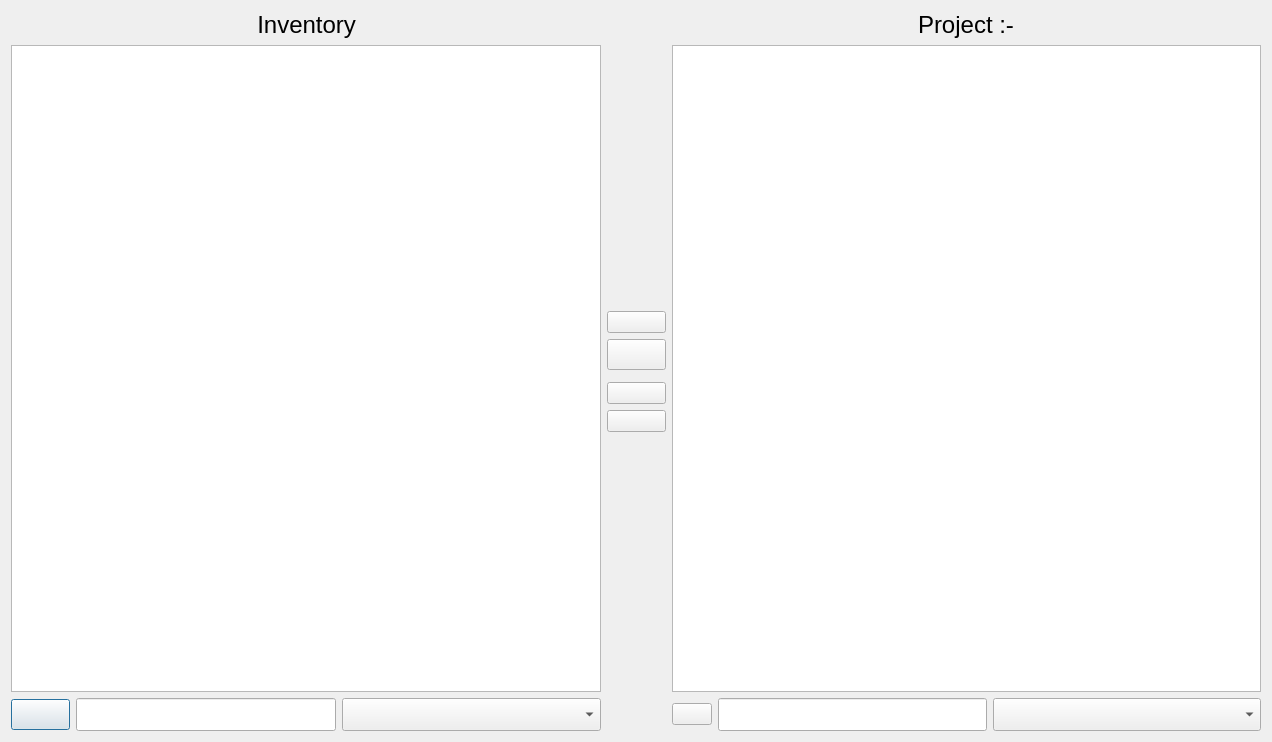
<?xml version="1.0" encoding="UTF-8"?>
<ui version="4.0">
 <class>add_user</class>
 <widget class="QDialog" name="add_user">
  <property name="geometry">
   <rect>
    <x>0</x>
    <y>0</y>
    <width>1272</width>
    <height>742</height>
   </rect>
  </property>
  <property name="windowTitle">
   <string>Edit Projects</string>
  </property>
  <layout class="QVBoxLayout" name="verticalLayout_4">
   <item>
    <layout class="QHBoxLayout" name="horizontalLayout_4">
     <item>
      <layout class="QVBoxLayout" name="verticalLayout_2">
       <item>
        <widget class="QLabel" name="label">
         <property name="sizePolicy">
          <sizepolicy hsizetype="Preferred" vsizetype="Preferred">
           <horstretch>0</horstretch>
           <verstretch>0</verstretch>
          </sizepolicy>
         </property>
         <property name="font">
          <font>
           <pointsize>18</pointsize>
          </font>
         </property>
         <property name="text">
          <string>                                     Inventory</string>
         </property>
        </widget>
       </item>
       <item>
        <widget class="QTableView" name="tableView"/>
       </item>
       <item>
        <layout class="QHBoxLayout" name="horizontalLayout">
         <item>
          <widget class="QPushButton" name="pushButton_search_inv">
           <property name="font">
            <font>
             <pointsize>14</pointsize>
            </font>
           </property>
           <property name="text">
            <string/>
           </property>
           <property name="icon">
            <iconset resource="asert.qrc">
             <normaloff>:/Images/search.png</normaloff>:/Images/search.png</iconset>
           </property>
           <property name="iconSize">
            <size>
             <width>50</width>
             <height>50</height>
            </size>
           </property>
          </widget>
         </item>
         <item>
          <widget class="QLineEdit" name="lineEdit">
           <property name="sizePolicy">
            <sizepolicy hsizetype="MinimumExpanding" vsizetype="Preferred">
             <horstretch>0</horstretch>
             <verstretch>0</verstretch>
            </sizepolicy>
           </property>
           <property name="font">
            <font>
             <pointsize>16</pointsize>
            </font>
           </property>
           <property name="styleSheet">
            <string notr="true">QLineEdit {
    border: 1px solid #a9a9a9;
    padding: 5px;
    border-radius: 10px; /* Adjust the value to control the roundness */
    background-color: #ffffff; /* Set the background color to white */
    color: #333333;
}

QLineEdit:focus {
    border-color: #3e7bb6;
}

QLineEdit:hover {
    background-color: #e6f3ff; /* Set the hover background color to light blue */
    animation: blink 0.5s alternate infinite; /* Add a blinking animation */
}

@keyframes blink {
    from {
        background-color: #e6f3ff;
    }
    to {
        background-color: #ffffff;
    }
}
</string>
           </property>
          </widget>
         </item>
         <item>
          <widget class="QComboBox" name="comboBox_invent">
           <property name="sizePolicy">
            <sizepolicy hsizetype="MinimumExpanding" vsizetype="Preferred">
             <horstretch>0</horstretch>
             <verstretch>0</verstretch>
            </sizepolicy>
           </property>
           <property name="font">
            <font>
             <pointsize>16</pointsize>
            </font>
           </property>
          </widget>
         </item>
        </layout>
       </item>
      </layout>
     </item>
     <item>
      <layout class="QVBoxLayout" name="verticalLayout">
       <item>
        <spacer name="verticalSpacer_2">
         <property name="orientation">
          <enum>Qt::Vertical</enum>
         </property>
         <property name="sizeHint" stdset="0">
          <size>
           <width>20</width>
           <height>158</height>
          </size>
         </property>
        </spacer>
       </item>
       <item>
        <widget class="QPushButton" name="pushButton_moveTo_project">
         <property name="whatsThis">
          <string>&lt;html&gt;&lt;head/&gt;&lt;body&gt;&lt;p&gt;export part quantity to Project&lt;/p&gt;&lt;/body&gt;&lt;/html&gt;</string>
         </property>
         <property name="text">
          <string/>
         </property>
         <property name="icon">
          <iconset resource="asert.qrc">
           <normaloff>:/Images/RightArrow.ico</normaloff>:/Images/RightArrow.ico</iconset>
         </property>
         <property name="iconSize">
          <size>
           <width>80</width>
           <height>80</height>
          </size>
         </property>
        </widget>
       </item>
       <item>
        <widget class="QPushButton" name="pushButton_moveTo_inventory">
         <property name="font">
          <font>
           <pointsize>14</pointsize>
          </font>
         </property>
         <property name="whatsThis">
          <string>&lt;html&gt;&lt;head/&gt;&lt;body&gt;&lt;p&gt;import part quantity from project&lt;/p&gt;&lt;/body&gt;&lt;/html&gt;</string>
         </property>
         <property name="text">
          <string/>
         </property>
         <property name="icon">
          <iconset resource="asert.qrc">
           <normaloff>:/Images/LeftArrow.ico</normaloff>:/Images/LeftArrow.ico</iconset>
         </property>
         <property name="iconSize">
          <size>
           <width>80</width>
           <height>80</height>
          </size>
         </property>
        </widget>
       </item>
       <item>
        <widget class="QPushButton" name="pushButton_allmove_inventory">
         <property name="sizePolicy">
          <sizepolicy hsizetype="Ignored" vsizetype="Ignored">
           <horstretch>0</horstretch>
           <verstretch>0</verstretch>
          </sizepolicy>
         </property>
         <property name="text">
          <string/>
         </property>
         <property name="icon">
          <iconset resource="asert.qrc">
           <normaloff>:/Images/shift.png</normaloff>:/Images/shift.png</iconset>
         </property>
         <property name="iconSize">
          <size>
           <width>70</width>
           <height>70</height>
          </size>
         </property>
        </widget>
       </item>
       <item>
        <widget class="QPushButton" name="pushButton_issued">
         <property name="whatsThis">
          <string>&lt;html&gt;&lt;head/&gt;&lt;body&gt;&lt;p&gt;Issue Quantity&lt;/p&gt;&lt;/body&gt;&lt;/html&gt;</string>
         </property>
         <property name="text">
          <string/>
         </property>
         <property name="icon">
          <iconset resource="asert.qrc">
           <normaloff>:/Images/issue.png</normaloff>:/Images/issue.png</iconset>
         </property>
         <property name="iconSize">
          <size>
           <width>70</width>
           <height>70</height>
          </size>
         </property>
        </widget>
       </item>
       <item>
        <widget class="QPushButton" name="pushButton_refresh_all">
         <property name="whatsThis">
          <string>&lt;html&gt;&lt;head/&gt;&lt;body&gt;&lt;p&gt;Refresh  Inventory &lt;/p&gt;&lt;/body&gt;&lt;/html&gt;</string>
         </property>
         <property name="text">
          <string/>
         </property>
         <property name="icon">
          <iconset resource="asert.qrc">
           <normaloff>:/Images/refresh.png</normaloff>:/Images/refresh.png</iconset>
         </property>
         <property name="iconSize">
          <size>
           <width>70</width>
           <height>70</height>
          </size>
         </property>
        </widget>
       </item>
       <item>
        <spacer name="verticalSpacer">
         <property name="orientation">
          <enum>Qt::Vertical</enum>
         </property>
         <property name="sizeHint" stdset="0">
          <size>
           <width>20</width>
           <height>228</height>
          </size>
         </property>
        </spacer>
       </item>
      </layout>
     </item>
     <item>
      <layout class="QVBoxLayout" name="verticalLayout_3">
       <item>
        <layout class="QHBoxLayout" name="horizontalLayout_3">
         <item>
          <widget class="QLabel" name="label_2">
           <property name="sizePolicy">
            <sizepolicy hsizetype="Fixed" vsizetype="Preferred">
             <horstretch>0</horstretch>
             <verstretch>0</verstretch>
            </sizepolicy>
           </property>
           <property name="font">
            <font>
             <pointsize>18</pointsize>
            </font>
           </property>
           <property name="text">
            <string>Project :-</string>
           </property>
          </widget>
         </item>
        </layout>
       </item>
       <item>
        <widget class="QTableView" name="tableView_2"/>
       </item>
       <item>
        <layout class="QHBoxLayout" name="horizontalLayout_2">
         <item>
          <widget class="QPushButton" name="pushButton_search_proj">
           <property name="text">
            <string/>
           </property>
           <property name="icon">
            <iconset resource="asert.qrc">
             <normaloff>:/Images/search.png</normaloff>:/Images/search.png</iconset>
           </property>
           <property name="iconSize">
            <size>
             <width>50</width>
             <height>50</height>
            </size>
           </property>
          </widget>
         </item>
         <item>
          <widget class="QLineEdit" name="lineEdit_2">
           <property name="sizePolicy">
            <sizepolicy hsizetype="Expanding" vsizetype="Preferred">
             <horstretch>0</horstretch>
             <verstretch>0</verstretch>
            </sizepolicy>
           </property>
           <property name="font">
            <font>
             <pointsize>16</pointsize>
            </font>
           </property>
           <property name="styleSheet">
            <string notr="true">QLineEdit {
    border: 1px solid #a9a9a9;
    padding: 5px;
    border-radius: 10px; /* Adjust the value to control the roundness */
    background-color: #ffffff; /* Set the background color to white */
    color: #333333;
}

QLineEdit:focus {
    border-color: #3e7bb6;
}

QLineEdit:hover {
    background-color: #e6f3ff; /* Set the hover background color to light blue */
    animation: blink 0.5s alternate infinite; /* Add a blinking animation */
}

@keyframes blink {
    from {
        background-color: #e6f3ff;
    }
    to {
        background-color: #ffffff;
    }
}
</string>
           </property>
          </widget>
         </item>
         <item>
          <widget class="QComboBox" name="comboBox_project">
           <property name="sizePolicy">
            <sizepolicy hsizetype="MinimumExpanding" vsizetype="Preferred">
             <horstretch>0</horstretch>
             <verstretch>0</verstretch>
            </sizepolicy>
           </property>
           <property name="font">
            <font>
             <pointsize>16</pointsize>
            </font>
           </property>
          </widget>
         </item>
        </layout>
       </item>
      </layout>
     </item>
    </layout>
   </item>
  </layout>
 </widget>
 <resources>
  <include location="asert.qrc"/>
 </resources>
 <connections/>
</ui>
